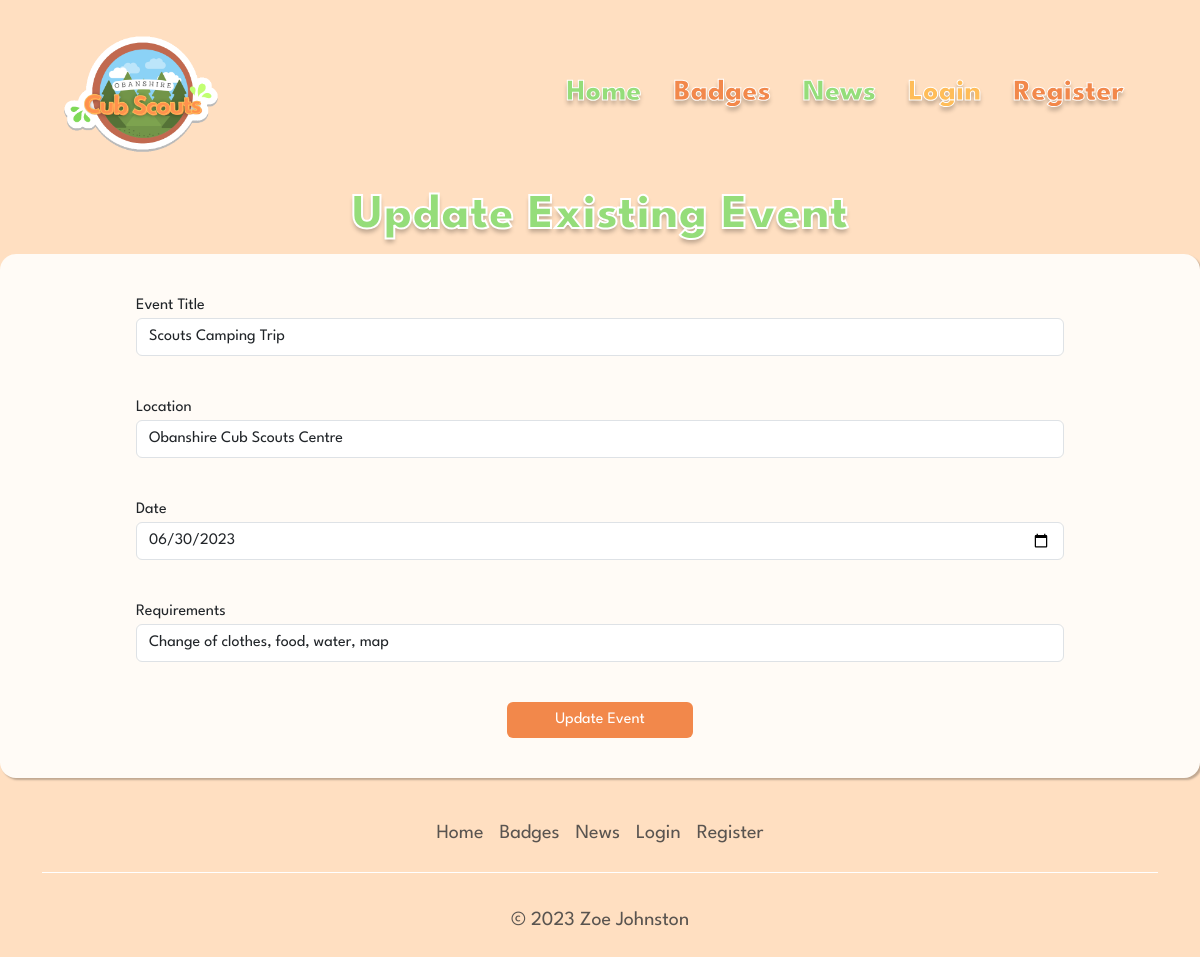
Screenshot of /account/dashboard/staff/config/event/editEvent.php?id=5 with the database file from the repository.
### tables this page shows
CREATE TABLE `event` (
  `id` int(11) NOT NULL,
  `title` varchar(40) NOT NULL,
  `date` date NOT NULL,
  `location` varchar(30) NOT NULL,
  `requirements` varchar(200) NOT NULL,
  `published` tinyint(4) NOT NULL DEFAULT '0'
);

### account/dashboard/staff/config/event/editEvent.php (the view, shortened to what this page needs)
<?php
  include '../../../../auth/dbConfig.php';
  include '../../../../../components/header.php';
  include '../../../../../components/navbar.php';
  $eventID = $_GET['id'];
  $event = $conn->prepare(
    'SELECT
    title,
    location,
    date,
    requirements
    FROM `event`
    WHERE id = '. $eventID .'');
    $event->execute();
    $event->store_result();
    $event->bind_result( $eventTitle, $eventLocation, $eventDate, $eventRequirements);
?>
<h1 class="link-green text-center">Update Existing Event</h1>
<div class="form-wrap">
  <form action="<?= ROOT_DIR ?>account/dashboard/staff/config/event/updateEvent.php?id=<?= $eventID ?>" method="post">
  <div class="form-group">
    <label for="title">Event Title</label>
    <input value="<?= $eventTitle ?>" type="text" name="title" class="form-control" id="title" placeholder="Event Title" required>
  </div>
  <div class="form-group">
    <label for="location">Location</label>
    <input value="<?= $eventLocation ?>" type="text" name="location" class="form-control" id="location" placeholder="Location" required>
  </div>
    <div class="form-group">
    <label for="date">Date</label>
    <input value="<?= $eventDate ?>" type="date" name="date" class="form-control" id="date" placeholder="Date" required>
  </div>
  <div class="form-group">
    <label for="requirements">Requirements</label>
    <input value="<?= $eventRequirements ?>" type="text" name="requirements" class="form-control" id="requirements" placeholder="Requirements" required>
  </div>
  <div class="form-group text-center">
    <button type="submit" class="btn btn-primary btn-orange">Update Event</button>
  </div>
  </form>
</div>
<?php
  include '../../../../../components/footer.php';
?>

### assets/css/main.css (style rules this page uses)
body { font-family: 'League Spartan', sans-serif !important; background-color: #FFDFC1; }
.link-green { color: #95DD7A; }
h1 { font-size: 50px; font-weight: 800; -webkit-text-stroke: 2px white; text-shadow: 0px 4px 4px rgba(0, 0, 0, 0.25); }
.btn-orange { border: none; background-color: #F2884B; width: 20%; }
.form-wrap { background-color: #FFFBF6; max-width: 1200px; margin: auto; padding: 20px; border-radius: 1rem; box-shadow: 2px 2px 2px rgba(0,0,0,0.25); }
.form-group { width: 80%; margin: auto; padding: 20px 0; }

### rows the page displays
event: title "Scouts Camping Trip", location "Obanshire Cub Scouts Centre", date "06/30/2023", requirements "Change of clothes, food, water, map"
